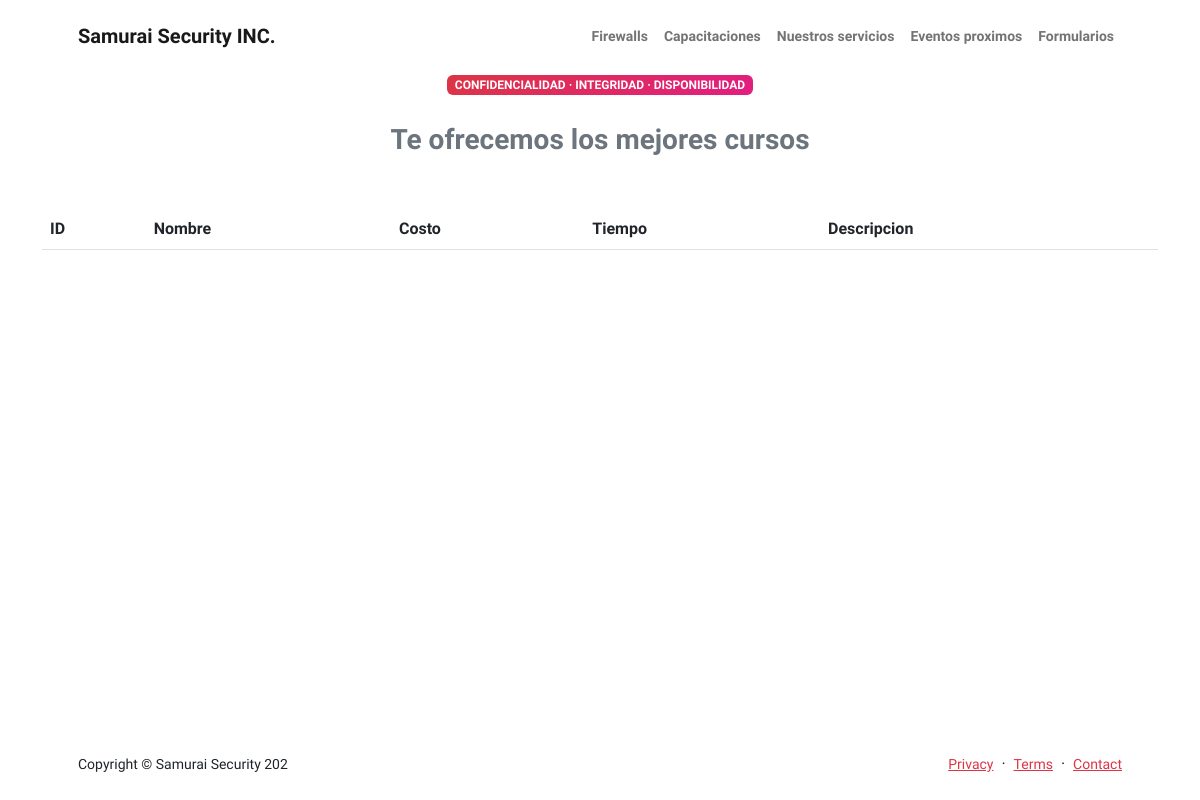
Before: /cursos/ with the older database file.
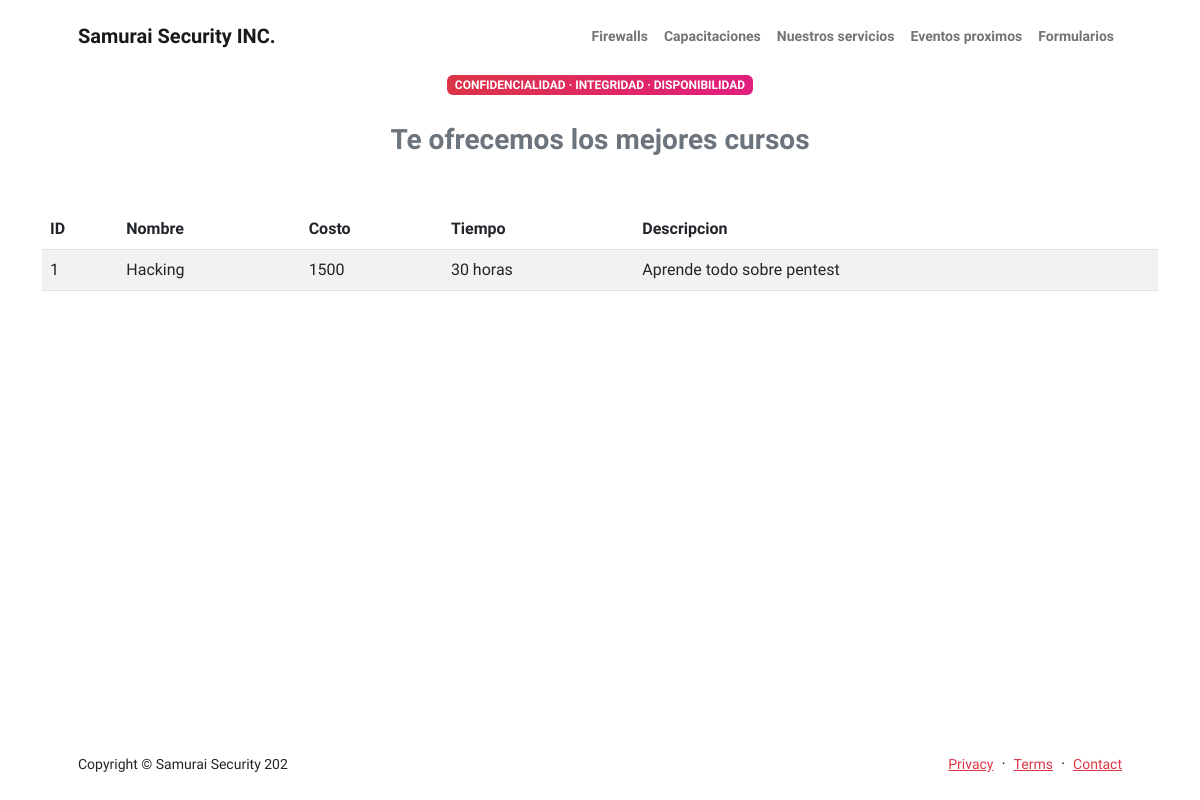
After: the same page with the newer database file.
### app/models.py (models this page shows)
class Cursos(models.Model):
    nombre = models.CharField(max_length=40)
    costo = models.IntegerField()
    tiempo = models.CharField(max_length=40)
    descripcion = models.CharField(max_length=40)

### app/views.py (the view)
# urls.py: path("cursos/", cursos_vista, name="cursos"),
def cursos_vista(request):
    contexto = {"cursitoss": Cursos.objects.all()}
    return render(request, "app/cursos.html", contexto)

### app/templates/app/cursos.html
{% extends "app/index.html" %}
{% block principal %}
<div class="container px-5 pb-5">
    <div class="row gx-5 justify-content-center">
      <div class="col-xxl-5">
        <div class="text-center">
          <div class="badge bg-gradient-primary-to-secondary text-white mb-4">
            <div class="text-uppercase">Confidencialidad · Integridad · Disponibilidad</div>
          </div>
          <div class="fs-3 fw-bold text-muted">Te ofrecemos los mejores cursos</div>
        </div>
      </div>
    </div>
  </div>
{% endblock principal %}
{% block content %}
<div class="container">
<table class="table table-striped">
    <thead>
    <tr>
     <th>ID</th>
      <th>Nombre</th>
      <th>Costo</th>
      <th>Tiempo</th>
      <th>Descripcion</th>
    </tr>
    </thead>
    <tbody>
        {% for c in cursitoss %}
    <tr>
      <td>{{ c.id}}</td>
      <td>{{ c.nombre}}</td>
      <td>{{ c.costo}}</td>
      <td>{{ c.tiempo}}</td>
      <td>{{ c.descripcion}}</td>
    </tr>
    {% endfor %}
    </tbody>
  </table>
</div>
{% endblock content %}

Changed rows visible on the page:
added Cursos: id "1", nombre "Hacking", costo "1500", tiempo "30 horas", descripcion "Aprende todo sobre pentest"
